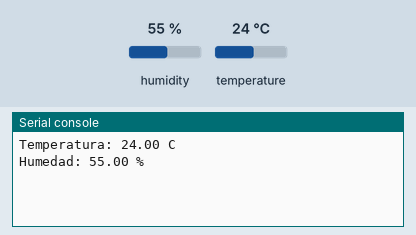
This program was run on a simulated Raspberry Pi Pico running MicroPython. Parts: the last lines printed to the serial console. The test bench sets the inputs (shaded band); at power-on: humidity 55 %, temperature 24 °C.

Above: at 1.2 s.
1.3 s: humidity set to 22 %
At 3.0 s:
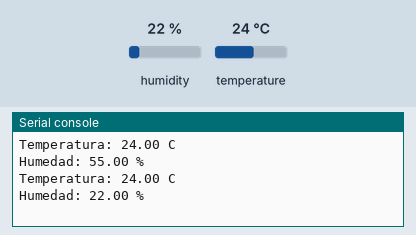
4.0 s: temperature set to 12 °C
At 5.3 s:
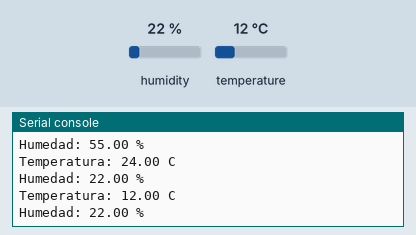
6.7 s: humidity set to 40 %
At 8.8 s:
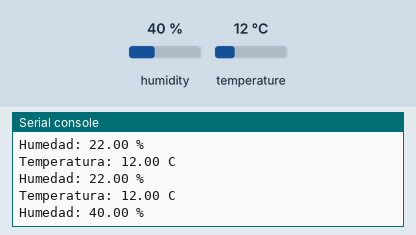
Timing chart, 0 to 10.3 s (numbered marks = the images above; inputs shaded):
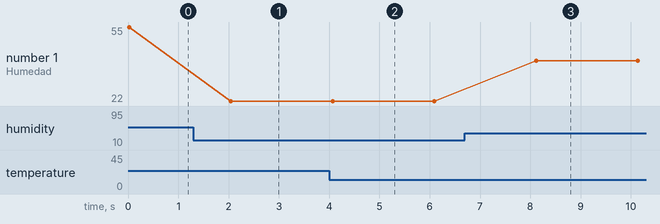

Measured:
- after the input at 1.3 s, the serial console: prints a new line after 0.75 s (image 1)
- after the input at 4.0 s, the serial console: prints a new line after 0.07 s (image 2)
- after the input at 6.7 s, the serial console: prints a new line after 1.4 s (image 3)
- plotted number 1: 55 → 22 after the input at 1.3 s, 22 → 40 after the input at 6.7 s

The program:

10-raspberrypipicowdht22v3.py
```python
"""
Conexiones del DHT22 a la Raspberry Pi Pico W

    Pin de datos del DHT22 -> Conéctalo a un pin GPIO de la Pico (por ejemplo, GP16).
    Pin VCC del DHT22 -> Conéctalo al pin de 3.3V de la Pico.
    Pin GND del DHT22 -> Conéctalo a un pin GND de la Pico.
    Resistencia de pull-up (10kΩ) entre el pin de datos y el pin VCC. SOLO NECESARIO SI NO TIENES PLACA EN EL SENSOR. SI TIENES PLACA NO ES NECESARIO.
"""

import machine
import time
import dht

# Configuración del pin donde está conectado el sensor DHT22
dht_pin = machine.Pin(16, machine.Pin.IN, machine.Pin.PULL_UP)
sensor = dht.DHT22(dht_pin)

while True:
    try:
        # Medir la temperatura y la humedad
        sensor.measure()
        temp = sensor.temperature()
        hum = sensor.humidity()

        # Imprimir los valores leídos
        print('Temperatura: {:.2f} C'.format(temp))
        print('Humedad: {:.2f} %'.format(hum))

    except OSError as e:
        print('Error al leer el sensor: {}'.format(e))

    # Esperar 2 segundos antes de la siguiente lectura
    time.sleep(2)
```
